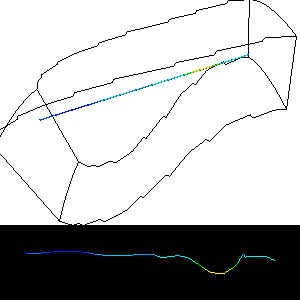

Write the Python code that produced this figure.
#!/usr/bin/env python

# Demonstrate vtkMergeFilter by probing PLOT3D combustor data along a line,
# then merging geometry with scalar data for a warp display.

import os

# Factory overrides
import vtkmodules.vtkInteractionStyle  # noqa: F401
import vtkmodules.vtkRenderingOpenGL2  # noqa: F401

from vtkmodules.vtkFiltersCore import (
    vtkMergeFilter,
    vtkProbeFilter,
    vtkStructuredGridOutlineFilter,
    vtkTubeFilter,
)
from vtkmodules.vtkFiltersGeneral import vtkWarpScalar
from vtkmodules.vtkFiltersSources import vtkLineSource
from vtkmodules.vtkIOParallel import vtkMultiBlockPLOT3DReader
from vtkmodules.vtkRenderingCore import (
    vtkActor,
    vtkPolyDataMapper,
    vtkRenderWindow,
    vtkRenderWindowInteractor,
    vtkRenderer,
)

# Data directory
data_dir = os.environ.get("VPE_DATA_DIR", os.path.dirname(os.path.abspath(__file__)))

# Read PLOT3D combustor data
plot3d_reader = vtkMultiBlockPLOT3DReader()
plot3d_reader.SetXYZFileName(os.path.join(data_dir, "combxyz.bin"))
plot3d_reader.SetQFileName(os.path.join(data_dir, "combq.bin"))
plot3d_reader.SetScalarFunctionNumber(110)
plot3d_reader.SetVectorFunctionNumber(202)
plot3d_reader.Update()
output = plot3d_reader.GetOutput().GetBlock(0)

# Probe along a line through the data
probe_line = vtkLineSource()
probe_line.SetPoint1(1, 1, 29)
probe_line.SetPoint2(16.5, 5, 31.7693)
probe_line.SetResolution(500)

probe = vtkProbeFilter()
probe.SetInputConnection(probe_line.GetOutputPort())
probe.SetSourceData(output)
probe.Update()

# Tube around the probe line for 3D view
probe_tube = vtkTubeFilter()
probe_tube.SetInputData(probe.GetPolyDataOutput())
probe_tube.SetNumberOfSides(5)
probe_tube.SetRadius(0.05)

probe_mapper = vtkPolyDataMapper()
probe_mapper.SetInputConnection(probe_tube.GetOutputPort())
probe_mapper.SetScalarRange(output.GetScalarRange())

probe_actor = vtkActor()
probe_actor.SetMapper(probe_mapper)

# Merge geometry of a flat line with probe scalars for 2D warp display
display_line = vtkLineSource()
display_line.SetPoint1(0, 0, 0)
display_line.SetPoint2(1, 0, 0)
display_line.SetResolution(probe_line.GetResolution())

display_merge = vtkMergeFilter()
display_merge.SetGeometryConnection(display_line.GetOutputPort())
display_merge.SetScalarsData(probe.GetPolyDataOutput())
display_merge.Update()

display_warp = vtkWarpScalar()
display_warp.SetInputData(display_merge.GetPolyDataOutput())
display_warp.SetNormal(0, 1, 0)
display_warp.SetScaleFactor(0.000001)
display_warp.Update()

display_mapper = vtkPolyDataMapper()
display_mapper.SetInputData(display_warp.GetPolyDataOutput())
display_mapper.SetScalarRange(output.GetScalarRange())

display_actor = vtkActor()
display_actor.SetMapper(display_mapper)

# Outline of the structured grid
outline = vtkStructuredGridOutlineFilter()
outline.SetInputData(output)

outline_mapper = vtkPolyDataMapper()
outline_mapper.SetInputConnection(outline.GetOutputPort())

outline_actor = vtkActor()
outline_actor.SetMapper(outline_mapper)
outline_actor.GetProperty().SetColor(0, 0, 0)

# Renderers — top viewport for 3D, bottom strip for 2D plot
renderer_0 = vtkRenderer()
renderer_0.AddActor(outline_actor)
renderer_0.AddActor(probe_actor)
renderer_0.SetBackground(1, 1, 1)
renderer_0.SetViewport(0, 0.25, 1, 1)
renderer_1 = vtkRenderer()
renderer_1.AddActor(display_actor)
renderer_1.SetBackground(0, 0, 0)
renderer_1.SetViewport(0, 0, 1, 0.25)

# Window
render_window = vtkRenderWindow()
render_window.SetMultiSamples(0)
render_window.AddRenderer(renderer_0)
render_window.AddRenderer(renderer_1)
render_window.SetSize(300, 300)
render_window.SetWindowName("merge")

# Scene
renderer_0.ResetCamera()
camera_0 = renderer_0.GetActiveCamera()
camera_0.SetClippingRange(3.95297, 50)
camera_0.SetFocalPoint(8.88908, 0.595038, 29.3342)
camera_0.SetPosition(9.9, -26, 41)
camera_0.SetViewUp(0.060772, -0.319905, 0.945498)
renderer_1.ResetCamera()
camera_1 = renderer_1.GetActiveCamera()
camera_1.ParallelProjectionOn()
camera_1.SetParallelScale(0.15)

# Interactor
interactor = vtkRenderWindowInteractor()
interactor.SetRenderWindow(render_window)

interactor.Initialize()
interactor.Start()
